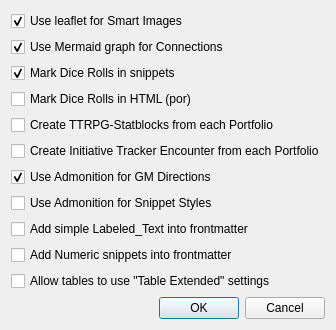
<?xml version="1.0" encoding="UTF-8"?>
<ui version="4.0">
 <class>ObsidianDialog</class>
 <widget class="QDialog" name="ObsidianDialog">
  <property name="geometry">
   <rect>
    <x>0</x>
    <y>0</y>
    <width>304</width>
    <height>294</height>
   </rect>
  </property>
  <property name="windowTitle">
   <string>Dialog</string>
  </property>
  <layout class="QVBoxLayout" name="verticalLayout">
   <item>
    <widget class="QCheckBox" name="useLeaflet">
     <property name="text">
      <string>Use leaflet for Smart Images</string>
     </property>
     <property name="checked">
      <bool>true</bool>
     </property>
    </widget>
   </item>
   <item>
    <widget class="QCheckBox" name="useMermaid">
     <property name="text">
      <string>Use Mermaid graph for Connections</string>
     </property>
     <property name="checked">
      <bool>true</bool>
     </property>
    </widget>
   </item>
   <item>
    <widget class="QCheckBox" name="useDiceRollsSnippets">
     <property name="text">
      <string>Mark Dice Rolls in snippets</string>
     </property>
     <property name="checked">
      <bool>true</bool>
     </property>
    </widget>
   </item>
   <item>
    <widget class="QCheckBox" name="useDiceRollsHtml">
     <property name="text">
      <string>Mark Dice Rolls in HTML (por)</string>
     </property>
    </widget>
   </item>
   <item>
    <widget class="QCheckBox" name="use5estatblocks">
     <property name="text">
      <string>Create TTRPG-Statblocks from each Portfolio</string>
     </property>
    </widget>
   </item>
   <item>
    <widget class="QCheckBox" name="useInitiativeTracker">
     <property name="text">
      <string>Create Initiative Tracker Encounter from each Portfolio</string>
     </property>
    </widget>
   </item>
   <item>
    <widget class="QCheckBox" name="useAdmonitionGMdir">
     <property name="text">
      <string>Use Admonition for GM Directions</string>
     </property>
     <property name="checked">
      <bool>true</bool>
     </property>
    </widget>
   </item>
   <item>
    <widget class="QCheckBox" name="useAdmonitionStyles">
     <property name="text">
      <string>Use Admonition for Snippet Styles</string>
     </property>
    </widget>
   </item>
   <item>
    <widget class="QCheckBox" name="fmLabeledText">
     <property name="text">
      <string>Add simple Labeled_Text into frontmatter</string>
     </property>
    </widget>
   </item>
   <item>
    <widget class="QCheckBox" name="fmNumeric">
     <property name="text">
      <string>Add Numeric snippets into frontmatter</string>
     </property>
    </widget>
   </item>
   <item>
    <widget class="QCheckBox" name="useTableExtended">
     <property name="text">
      <string>Allow tables to use &quot;Table Extended&quot; settings</string>
     </property>
    </widget>
   </item>
   <item>
    <widget class="QDialogButtonBox" name="buttonBox">
     <property name="orientation">
      <enum>Qt::Horizontal</enum>
     </property>
     <property name="standardButtons">
      <set>QDialogButtonBox::Cancel|QDialogButtonBox::Ok</set>
     </property>
    </widget>
   </item>
  </layout>
 </widget>
 <resources/>
 <connections>
  <connection>
   <sender>buttonBox</sender>
   <signal>accepted()</signal>
   <receiver>ObsidianDialog</receiver>
   <slot>accept()</slot>
   <hints>
    <hint type="sourcelabel">
     <x>248</x>
     <y>254</y>
    </hint>
    <hint type="destinationlabel">
     <x>157</x>
     <y>274</y>
    </hint>
   </hints>
  </connection>
  <connection>
   <sender>buttonBox</sender>
   <signal>rejected()</signal>
   <receiver>ObsidianDialog</receiver>
   <slot>reject()</slot>
   <hints>
    <hint type="sourcelabel">
     <x>316</x>
     <y>260</y>
    </hint>
    <hint type="destinationlabel">
     <x>286</x>
     <y>274</y>
    </hint>
   </hints>
  </connection>
 </connections>
</ui>
